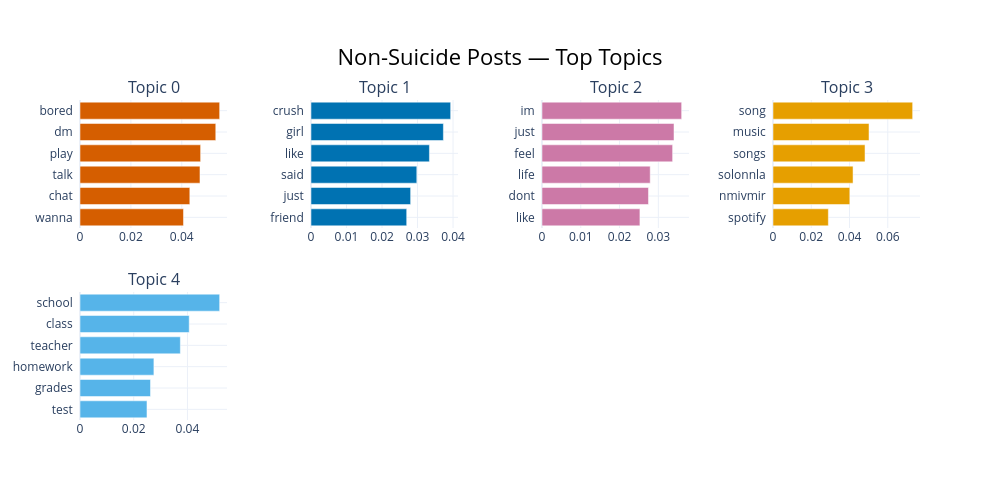

Notebook code for this chart:
### Code cell
# Non-suicide posts — top topics
fig_non_suicide = topic_model_non_suicide.visualize_barchart(top_n_topics=5, n_words=6)
fig_non_suicide.update_layout(title_text='Non-Suicide Posts — Top Topics')
fig_non_suicide.show()

### Figure 1 — Plotly figure (JSON) as saved in the notebook; plotly's stock layout.template omitted (floating-point values rounded to 4 significant figures)
{"data": [{"marker": {"color": "#D55E00"}, "orientation": "h", "type": "bar", "x": [0.04068, 0.04317, 0.04716, 0.04742, 0.05337, 0.0549], "xaxis": "x", "y": ["wanna  ", "chat  ", "talk  ", "play  ", "dm  ", "bored  "], "yaxis": "y"}, {"marker": {"color": "#0072B2"}, "orientation": "h", "type": "bar", "x": [0.02695, 0.02805, 0.02979, 0.03334, 0.03728, 0.03932], "xaxis": "x2", "y": ["friend  ", "just  ", "said  ", "like  ", "girl  ", "crush  "], "yaxis": "y2"}, {"marker": {"color": "#CC79A7"}, "orientation": "h", "type": "bar", "x": [0.02525, 0.02745, 0.0279, 0.03368, 0.03404, 0.03601], "xaxis": "x3", "y": ["like  ", "dont  ", "life  ", "feel  ", "just  ", "im  "], "yaxis": "y3"}, {"marker": {"color": "#E69F00"}, "orientation": "h", "type": "bar", "x": [0.02894, 0.04016, 0.04184, 0.04811, 0.05019, 0.073], "xaxis": "x4", "y": ["spotify  ", "nmivmir  ", "solonnla  ", "songs  ", "music  ", "song  "], "yaxis": "y4"}, {"marker": {"color": "#56B4E9"}, "orientation": "h", "type": "bar", "x": [0.02494, 0.02625, 0.02751, 0.03736, 0.04066, 0.05199], "xaxis": "x5", "y": ["test  ", "grades  ", "homework  ", "teacher  ", "class  ", "school  "], "yaxis": "y5"}], "layout": {"annotations": [{"font": {"size": 16}, "showarrow": false, "text": "Topic 0", "x": 0.0875, "xanchor": "center", "xref": "paper", "y": 1, "yanchor": "bottom", "yref": "paper"}, {"font": {"size": 16}, "showarrow": false, "text": "Topic 1", "x": 0.3625, "xanchor": "center", "xref": "paper", "y": 1, "yanchor": "bottom", "yref": "paper"}, {"font": {"size": 16}, "showarrow": false, "text": "Topic 2", "x": 0.6375, "xanchor": "center", "xref": "paper", "y": 1, "yanchor": "bottom", "yref": "paper"}, {"font": {"size": 16}, "showarrow": false, "text": "Topic 3", "x": 0.9125, "xanchor": "center", "xref": "paper", "y": 1, "yanchor": "bottom", "yref": "paper"}, {"font": {"size": 16}, "showarrow": false, "text": "Topic 4", "x": 0.0875, "xanchor": "center", "xref": "paper", "y": 0.4, "yanchor": "bottom", "yref": "paper"}], "height": 500, "hoverlabel": {"bgcolor": "white", "font": {"family": "Rockwell", "size": 16}}, "showlegend": false, "title": {"font": {"color": "Black", "size": 22}, "text": "Non-Suicide Posts — Top Topics", "x": 0.5, "xanchor": "center", "yanchor": "top"}, "width": 1000, "xaxis": {"anchor": "y", "domain": [0, 0.175], "showgrid": true}, "xaxis2": {"anchor": "y2", "domain": [0.275, 0.45], "showgrid": true}, "xaxis3": {"anchor": "y3", "domain": [0.55, 0.725], "showgrid": true}, "xaxis4": {"anchor": "y4", "domain": [0.825, 1], "showgrid": true}, "xaxis5": {"anchor": "y5", "domain": [0, 0.175], "showgrid": true}, "xaxis6": {"anchor": "y6", "domain": [0.275, 0.45], "showgrid": true}, "xaxis7": {"anchor": "y7", "domain": [0.55, 0.725], "showgrid": true}, "xaxis8": {"anchor": "y8", "domain": [0.825, 1], "showgrid": true}, "yaxis": {"anchor": "x", "domain": [0.6, 1], "showgrid": true}, "yaxis2": {"anchor": "x2", "domain": [0.6, 1], "showgrid": true}, "yaxis3": {"anchor": "x3", "domain": [0.6, 1], "showgrid": true}, "yaxis4": {"anchor": "x4", "domain": [0.6, 1], "showgrid": true}, "yaxis5": {"anchor": "x5", "domain": [0, 0.4], "showgrid": true}, "yaxis6": {"anchor": "x6", "domain": [0, 0.4], "showgrid": true}, "yaxis7": {"anchor": "x7", "domain": [0, 0.4], "showgrid": true}, "yaxis8": {"anchor": "x8", "domain": [0, 0.4], "showgrid": true}}}
